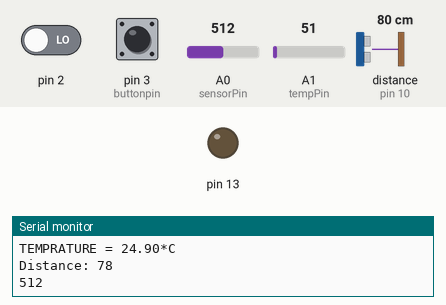
Bench run of a sketch on a simulated Arduino Uno, built with avr-gcc and run on an emulated ATmega328P. On the bench: output pins drawn as LEDs (lit = HIGH), the last lines printed to the serial monitor. Wiring (inferred from the names in the program): ultrasonic range finder: trigger pin 9; echo pin 10. Dashed ring = blinking. The inputs (shaded band) are chosen by the test bench; at power-on: pin 2 LOW, distance to the obstacle (sensor on pin 10) 80 cm, A0 (sensorPin) = 512, pin 3 (buttonpin) LOW, A1 (tempPin) = 51. The echo pulse lasts 58.3 µs per cm; pins used as bus, display or sensor lines are not drawn.

Above: at 2.3 s.
2.4 s: pin 2 driven HIGH
At 3.7 s:
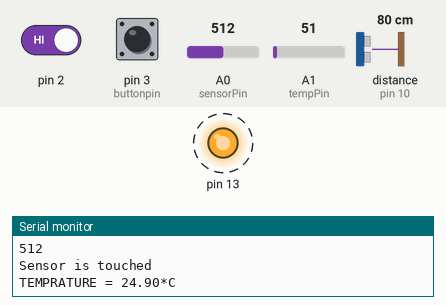
9.9 s: distance to the obstacle (sensor on pin 10) set to 299 cm
17.4 s: pin 2 driven LOW
At 18.5 s:
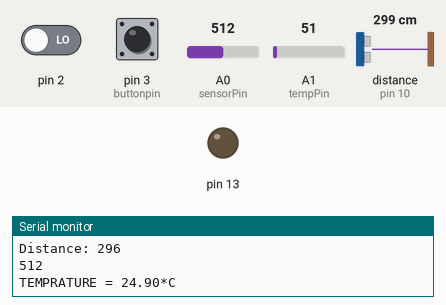
19.0 s: A0 (sensorPin) set to 477
21.3 s: A0 (sensorPin) set to 445
At 23.3 s:
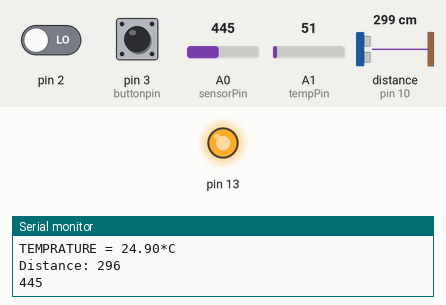
28.6 s: A0 (sensorPin) set to 511
At 29.5 s:
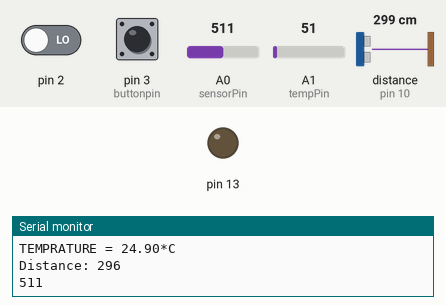
Timing chart, 0 to 31.2 s (numbered marks = the images above; inputs shaded):
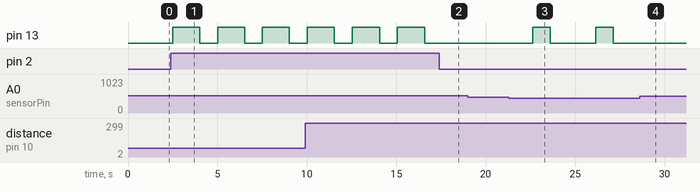

The sketch:

projectcode.ino
```cpp
int buttonpin=3;
int valf;
int val;
int tempPin = A1;
int sensorPin = A0;
int lightCal;
int lightVal;
const int trigPin = 9;
const int echoPin = 10;
// defines variables
long duration;
int distance;

void setup()
{
  pinMode(buttonpin,INPUT);
  lightCal = analogRead(sensorPin);
  Serial.print(lightCal,DEC);
  pinMode(trigPin, OUTPUT);
  pinMode(2, INPUT);
  pinMode(12, OUTPUT);
  pinMode(13, OUTPUT);
  pinMode(echoPin, INPUT);
 Serial.begin(9600);
}
void loop()
{
val = analogRead(tempPin);
float mv = ( val/1024.0)*5000;
float cel = mv/10;
float farh = (cel*9)/5 + 32;
if(digitalRead(2) == HIGH){
Serial.println("Sensor is touched");
digitalWrite(13,HIGH);
digitalWrite(12,HIGH);
delay(500);
}
if(digitalRead(2) == LOW){

digitalWrite(13,LOW);
digitalWrite(12,LOW);
delay(500);
}
Serial.print("TEMPRATURE = ");
Serial.print(cel);
Serial.print("*C");
Serial.println();
delay(1000);
digitalWrite(trigPin, LOW);
delayMicroseconds(2);
digitalWrite(trigPin, HIGH);
delayMicroseconds(10);
digitalWrite(trigPin, LOW);
duration = pulseIn(echoPin, HIGH);
distance= duration*0.034/2;
Serial.print("Distance: ");
Serial.println(distance);
if(distance<30){
  digitalWrite(13,HIGH);
  digitalWrite(12,HIGH);
  delay(500);
}
else{
  digitalWrite(13,LOW);
  digitalWrite(12,LOW);
}
lightVal = analogRead(sensorPin);
  Serial.println(lightVal, DEC);
 delay(1000);
 if (lightVal < lightCal - 50)
  {
    digitalWrite(13, HIGH);
    delay(1000);
    digitalWrite(12,HIGH);
  }
  else
  {
    digitalWrite(13, LOW);
    digitalWrite(12,LOW);
  }


valf=digitalRead(buttonpin);
if(valf==HIGH)
{
digitalWrite(13,HIGH);
digitalWrite(12,HIGH);
}
else
{
digitalWrite(13,LOW);
digitalWrite(12,HIGH);
}
}
```

Measured:
- the behaviour switches between 462 and 461 on A0 (sensorPin) (found by bisection; images 2 and 3)
- after the input at 2.4 s, pin 13: alternates HIGH for 1.5 s and LOW for 1.0 s, starting after 0.11 s
- after the input at 17.4 s, pin 13: stays LOW (without the input it goes to HIGH after 0.19 s)
- after the input at 21.3 s, pin 13: alternates HIGH for 1.0 s and LOW for 2.5 s, starting after 1.3 s
- after the input at 28.6 s, pin 13: stays LOW (without the input it goes to HIGH after 1.1 s)
